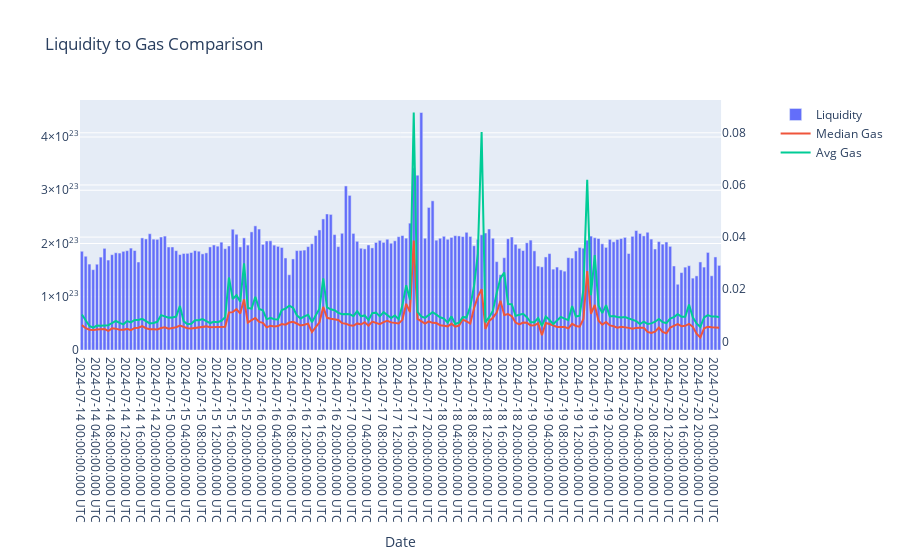

The notebook cell saved with this chart:
### Code cell
weth_zro_gas_to_liq_fig = make_subplots(specs=[[{"secondary_y": True}]])


weth_zro_gas_to_liq_fig.add_trace(
    go.Bar(
        x=weth_zro_30['day'],
        y=weth_zro_30['arbitrum_avg_liquidity'],
        name='Liquidity'
    ),
    secondary_y=False
)

weth_zro_gas_to_liq_fig.add_trace(
    go.Scatter(
        x=weth_zro_30['day'],
        y=weth_zro_30['arbitrum_median_gas_usd'],
        name='Median Gas',
        mode='lines'
    ),
    secondary_y=True
)

weth_zro_gas_to_liq_fig.add_trace(
    go.Scatter(
        x=weth_zro_30['day'],
        y=weth_zro_30['arbitrum_gas_usd_per_tx'],
        name='Avg Gas',
        mode='lines'
    ),
    secondary_y=True
)

weth_zro_gas_to_liq_fig.update_layout(title='Liquidity to Gas Comparison')

weth_zro_gas_to_liq_fig.update_xaxes(title_text="Date")

weth_zro_gas_to_liq_fig.show()

### Figure 1 — Plotly figure (JSON) as saved in the notebook; plotly's stock layout.template omitted (floating-point values rounded to 4 significant figures; data arrays with more than 128 entries replaced by an {"elided": "..."} marker saying what was removed)
{"data": [{"name": "Liquidity", "type": "bar", "x": {"elided": "170 str values"}, "xaxis": "x", "y": {"elided": "170 float values"}, "yaxis": "y"}, {"mode": "lines", "name": "Median Gas", "type": "scatter", "x": {"elided": "170 str values"}, "xaxis": "x", "y": {"elided": "170 float values"}, "yaxis": "y2"}, {"mode": "lines", "name": "Avg Gas", "type": "scatter", "x": {"elided": "170 str values"}, "xaxis": "x", "y": {"elided": "170 float values"}, "yaxis": "y2"}], "layout": {"title": {"text": "Liquidity to Gas Comparison"}, "xaxis": {"anchor": "y", "domain": [0, 0.94], "title": {"text": "Date"}}, "yaxis": {"anchor": "x", "domain": [0, 1]}, "yaxis2": {"anchor": "x", "overlaying": "y", "side": "right"}}}
